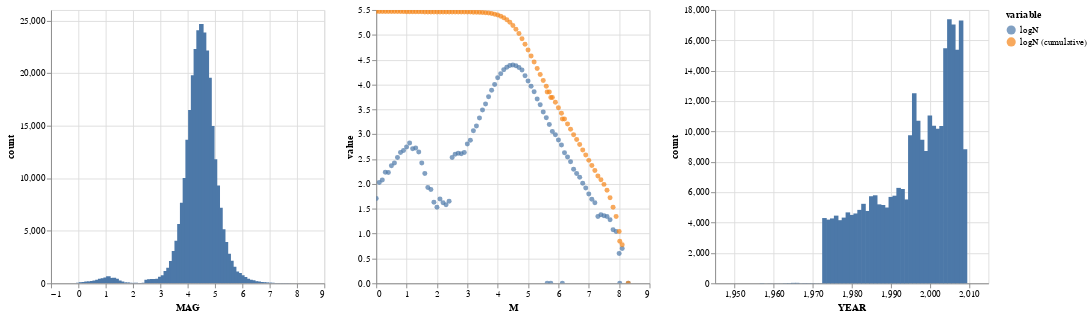

The cell this chart's notebook holds for it:
### Code cell
Y_cumulative = []
GR_source = EQ_data['MAG'].value_counts().reset_index().sort_values(by='MAG')

for m in GR_source['MAG']:
    Y_cumulative.append(np.sum(GR_source[GR_source['MAG'] >= m]['count']))

source = pd.DataFrame({
  'M': GR_source['MAG'],
  'logN': np.log10(GR_source['count']),
  'logN (cumulative)': np.log10(Y_cumulative) 
})
GR_chart = alt.Chart(source.melt('M')).mark_point(filled=True).encode(
    alt.X('M', scale=alt.Scale(domain=(0,9))),
    y='value',
    color='variable',
).interactive()

hist_MN | GR_chart | hist_NY

### Figure 1 — Vega-Lite specification as saved in the notebook (floating-point values rounded to 4 significant figures; data arrays with more than 128 entries replaced by an {"elided": "..."} marker saying what was removed)
{"usermeta": {"embedOptions": {"theme": "dark"}}, "config": {"view": {"continuousWidth": 300, "continuousHeight": 300}}, "hconcat": [{"data": {"name": "data-32fe0dcd6aaa66e63adf9240b1e12165"}, "mark": {"type": "bar"}, "encoding": {"x": {"field": "MAG", "type": "quantitative"}, "y": {"field": "count", "type": "quantitative"}}, "name": "view_1"}, {"data": {"name": "data-17e4c963fc43bab86a7af4220c8dbe5c"}, "mark": {"type": "point", "filled": true}, "encoding": {"color": {"field": "variable", "type": "nominal"}, "x": {"field": "M", "scale": {"domain": [0, 9]}, "type": "quantitative"}, "y": {"field": "value", "type": "quantitative"}}, "name": "view_2"}, {"data": {"name": "data-ab6bfabbe5b80e87f26665d43ba62953"}, "mark": {"type": "bar"}, "encoding": {"x": {"field": "YEAR", "type": "quantitative"}, "y": {"field": "count", "type": "quantitative"}}}], "params": [{"name": "param_3", "select": {"type": "interval", "encodings": ["x", "y"]}, "bind": "scales", "views": ["view_1"]}, {"name": "param_4", "select": {"type": "interval", "encodings": ["x", "y"]}, "bind": "scales", "views": ["view_2"]}], "$schema": "https://vega.github.io/schema/vega-lite/v5.20.1.json", "datasets": {"data-32fe0dcd6aaa66e63adf9240b1e12165": [{"MAG": 4.5, "count": 24673}, {"MAG": 4.4, "count": 24071}, {"MAG": 4.6, "count": 23862}, {"MAG": 4.3, "count": 22302}, {"MAG": 4.7, "count": 22155}, {"MAG": 4.2, "count": 19788}, {"MAG": 4.8, "count": 19559}, {"MAG": 4.1, "count": 16488}, {"MAG": 4.9, "count": 14976}, {"MAG": 4.0, "count": 13647}, {"MAG": 5.0, "count": 11810}, {"MAG": 3.9, "count": 10012}, {"MAG": 5.1, "count": 9297}, {"MAG": 3.8, "count": 7656}, {"MAG": 5.2, "count": 7179}, {"MAG": 3.7, "count": 5653}, {"MAG": 5.3, "count": 5137}, {"MAG": 3.6, "count": 4059}, {"MAG": 5.4, "count": 3934}, {"MAG": 3.5, "count": 3083}, {"MAG": 5.5, "count": 2818}, {"MAG": 5.6, "count": 2139}, {"MAG": 3.4, "count": 2118}, {"MAG": 5.7, "count": 1575}, {"MAG": 3.3, "count": 1471}, {"MAG": 3.2, "count": 1179}, {"MAG": 5.8, "count": 1135}, {"MAG": 5.9, "count": 974}, {"MAG": 6.0, "count": 767}, {"MAG": 3.1, "count": 761}, {"MAG": 1.1, "count": 664}, {"MAG": 3.0, "count": 637}, {"MAG": 6.1, "count": 606}, {"MAG": 1.0, "count": 552}, {"MAG": 1.3, "count": 530}, {"MAG": 1.2, "count": 513}, {"MAG": 0.9, "count": 473}, {"MAG": 1.4, "count": 441}, {"MAG": 2.9, "count": 429}, {"MAG": 0.8, "count": 427}, {"MAG": 6.2, "count": 424}, {"MAG": 2.7, "count": 416}, {"MAG": 2.8, "count": 404}, {"MAG": 2.6, "count": 395}, {"MAG": 6.3, "count": 350}, {"MAG": 2.5, "count": 342}, {"MAG": 0.7, "count": 341}, {"MAG": 6.4, "count": 281}, {"MAG": 0.6, "count": 264}, {"MAG": 1.5, "count": 263}, {"MAG": 0.5, "count": 232}, {"MAG": 6.5, "count": 198}, {"MAG": 0.3, "count": 172}, {"MAG": 0.4, "count": 169}, {"MAG": 6.6, "count": 163}, {"MAG": 1.6, "count": 162}, {"MAG": 6.7, "count": 136}, {"MAG": 0.2, "count": 120}, {"MAG": 0.1, "count": 107}, {"MAG": 6.8, "count": 103}, {"MAG": 1.7, "count": 85}, {"MAG": 6.9, "count": 83}, {"MAG": 1.8, "count": 77}, {"MAG": 7.0, "count": 63}, {"MAG": 0.0, "count": 51}, {"MAG": 2.1, "count": 50}, {"MAG": 7.1, "count": 49}, {"MAG": 2.4, "count": 45}, {"MAG": 1.9, "count": 43}, {"MAG": 2.2, "count": 42}, {"MAG": 7.2, "count": 42}, {"MAG": 2.3, "count": 38}, {"MAG": 2.0, "count": 34}, {"MAG": 7.4, "count": 24}, {"MAG": 7.5, "count": 23}, {"MAG": 7.6, "count": 22}, {"MAG": 7.3, "count": 22}, {"MAG": 7.7, "count": 19}, {"MAG": 7.8, "count": 12}, {"MAG": 7.9, "count": 11}, {"MAG": 8.1, "count": 5}, {"MAG": 8.0, "count": 4}, {"MAG": 6.13, "count": 1}, {"MAG": 5.63, "count": 1}, {"MAG": 5.75, "count": 1}, {"MAG": 8.02, "count": 1}, {"MAG": 8.3, "count": 1}], "data-17e4c963fc43bab86a7af4220c8dbe5c": {"elided": "174 records"}, "data-ab6bfabbe5b80e87f26665d43ba62953": [{"YEAR": 2005, "count": 17396}, {"YEAR": 2008, "count": 17306}, {"YEAR": 2006, "count": 17046}, {"YEAR": 2004, "count": 15474}, {"YEAR": 2007, "count": 15380}, {"YEAR": 1996, "count": 12524}, {"YEAR": 2000, "count": 11053}, {"YEAR": 1997, "count": 10703}, {"YEAR": 2001, "count": 10370}, {"YEAR": 2003, "count": 10369}, {"YEAR": 2002, "count": 10175}, {"YEAR": 1995, "count": 9753}, {"YEAR": 1998, "count": 9463}, {"YEAR": 2009, "count": 8829}, {"YEAR": 1999, "count": 8723}, {"YEAR": 1992, "count": 6286}, {"YEAR": 1993, "count": 6211}, {"YEAR": 1986, "count": 5798}, {"YEAR": 1991, "count": 5772}, {"YEAR": 1985, "count": 5735}, {"YEAR": 1990, "count": 5691}, {"YEAR": 1994, "count": 5523}, {"YEAR": 1983, "count": 5236}, {"YEAR": 1987, "count": 5201}, {"YEAR": 1988, "count": 5158}, {"YEAR": 1989, "count": 4993}, {"YEAR": 1982, "count": 4837}, {"YEAR": 1984, "count": 4766}, {"YEAR": 1979, "count": 4672}, {"YEAR": 1981, "count": 4600}, {"YEAR": 1980, "count": 4506}, {"YEAR": 1976, "count": 4458}, {"YEAR": 1978, "count": 4328}, {"YEAR": 1973, "count": 4299}, {"YEAR": 1975, "count": 4274}, {"YEAR": 1974, "count": 4196}, {"YEAR": 1977, "count": 4158}, {"YEAR": 1966, "count": 31}, {"YEAR": 1965, "count": 30}, {"YEAR": 1964, "count": 16}, {"YEAR": 1968, "count": 13}, {"YEAR": 1957, "count": 12}, {"YEAR": 1969, "count": 11}, {"YEAR": 1963, "count": 11}, {"YEAR": 1970, "count": 10}, {"YEAR": 1967, "count": 9}, {"YEAR": 1971, "count": 7}, {"YEAR": 1959, "count": 6}, {"YEAR": 1972, "count": 6}, {"YEAR": 1961, "count": 5}, {"YEAR": 1962, "count": 4}, {"YEAR": 1960, "count": 3}, {"YEAR": 1953, "count": 2}, {"YEAR": 1956, "count": 1}, {"YEAR": 1958, "count": 1}, {"YEAR": 1950, "count": 1}]}}
